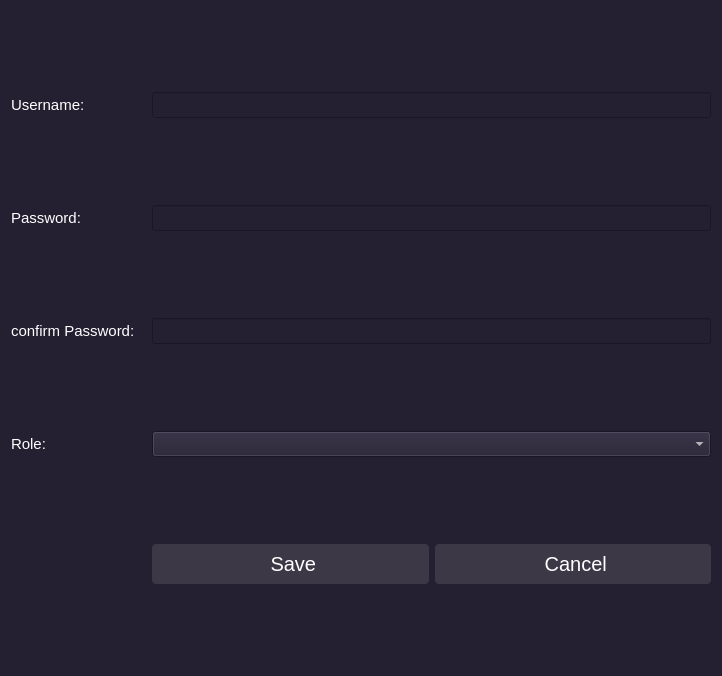
<?xml version="1.0" encoding="UTF-8"?>
<ui version="4.0">
 <class>edit_user_form</class>
 <widget class="QWidget" name="edit_user_form">
  <property name="geometry">
   <rect>
    <x>0</x>
    <y>0</y>
    <width>722</width>
    <height>676</height>
   </rect>
  </property>
  <property name="windowTitle">
   <string>Form</string>
  </property>
  <property name="styleSheet">
   <string notr="true">QWidget{
background-color:rgb(36, 31, 49);
color:rgb(255, 255, 255);
font-size:15px
}
            QPushButton {
                background-color: rgb(61, 56, 70);
                color:rgb(255, 255, 255);
                border: none;
                padding: 8px 16px;
                border-radius: 4px;
					font-size:20px
            }
            QPushButton:hover {
                background-color:rgb(192, 191, 188);
					color:black;
            }
QPushButton:disabled {
    background-color: rgb(222, 221, 218); /* Change the disabled color as desired */
}
QToolButton:pressed {
    background-color: rgb(153, 193, 241);  /* Change the pressed color as desired */
}
            QToolButton {
                background-color: rgb(53, 132, 228);
                color:black;
                border: none;
                padding: 8px 16px;
                border-radius: 4px;
            }
            QToolButton:hover {
                background-color:rgb(246, 245, 244);
					color:black;
            }
QToolButton:disabled {
    background-color: rgb(222, 221, 218); /* Change the disabled color as desired */
}
QPushButton:pressed {
    background-color: rgb(153, 193, 241);  /* Change the pressed color as desired */
}

</string>
  </property>
  <layout class="QGridLayout" name="gridLayout">
   <item row="0" column="0">
    <widget class="QLabel" name="label">
     <property name="text">
      <string>Username:</string>
     </property>
    </widget>
   </item>
   <item row="3" column="0">
    <widget class="QLabel" name="label_2">
     <property name="text">
      <string>Role:</string>
     </property>
    </widget>
   </item>
   <item row="1" column="0">
    <widget class="QLabel" name="label_3">
     <property name="text">
      <string>Password:</string>
     </property>
    </widget>
   </item>
   <item row="3" column="3" colspan="4">
    <widget class="QComboBox" name="role_comboBox"/>
   </item>
   <item row="2" column="3" colspan="4">
    <widget class="QLineEdit" name="password_input_2">
     <property name="echoMode">
      <enum>QLineEdit::Password</enum>
     </property>
    </widget>
   </item>
   <item row="1" column="3" colspan="4">
    <widget class="QLineEdit" name="password_input">
     <property name="echoMode">
      <enum>QLineEdit::Password</enum>
     </property>
    </widget>
   </item>
   <item row="0" column="3" colspan="4">
    <widget class="QLineEdit" name="username_input"/>
   </item>
   <item row="5" column="5" colspan="2">
    <widget class="QPushButton" name="cancel_button">
     <property name="styleSheet">
      <string notr="true">QPushButton {
    background-color:rgb(61, 56, 70);
	
	color: rgb(255, 255, 255);
	font-size: 20px

}

QPushButton:hover {
    background-color: rgb(119, 118, 123);  /* Change the hover color as desired */
}

QPushButton:pressed {
    background-color: rgb(192, 191, 188);  /* Change the pressed color as desired */
}

QPushButton:disabled {
    background-color: rgb(222, 221, 218); /* Change the disabled color as desired */
}</string>
     </property>
     <property name="text">
      <string> Cancel</string>
     </property>
     <property name="icon">
      <iconset>
       <normaloff>../../icons/cancel.png</normaloff>../../icons/cancel.png</iconset>
     </property>
     <property name="iconSize">
      <size>
       <width>30</width>
       <height>30</height>
      </size>
     </property>
    </widget>
   </item>
   <item row="5" column="3" colspan="2">
    <widget class="QPushButton" name="save_button">
     <property name="styleSheet">
      <string notr="true">QPushButton {
    background-color:rgb(61, 56, 70);
	
	color: rgb(255, 255, 255);
	font-size: 20px

}

QPushButton:hover {
    background-color: rgb(119, 118, 123);  /* Change the hover color as desired */
}

QPushButton:pressed {
    background-color: rgb(192, 191, 188);  /* Change the pressed color as desired */
}

QPushButton:disabled {
    background-color: rgb(222, 221, 218); /* Change the disabled color as desired */
}</string>
     </property>
     <property name="text">
      <string> Save</string>
     </property>
     <property name="icon">
      <iconset>
       <normaloff>../../icons/ok.png</normaloff>../../icons/ok.png</iconset>
     </property>
     <property name="iconSize">
      <size>
       <width>30</width>
       <height>30</height>
      </size>
     </property>
    </widget>
   </item>
   <item row="2" column="0">
    <widget class="QLabel" name="label_4">
     <property name="text">
      <string>confirm Password:</string>
     </property>
    </widget>
   </item>
  </layout>
 </widget>
 <resources/>
 <connections/>
</ui>
